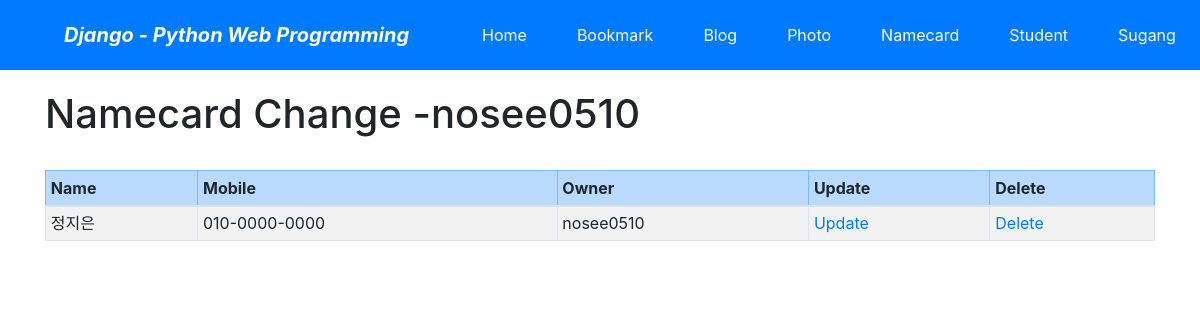
The app's page /namecard/change/ (signed in) with its own data.
### namecard/models.py (models this page shows, shortened)
class Namecard_TBL(models.Model):
    name = models.CharField('NAME', max_length=100, blank=False)
    tel = models.CharField('MOBILE', max_length=50, blank=False)
    company = models.CharField('COMPANY', max_length=50, blank=True)
    email = models.EmailField('EMAIL', max_length=50, blank=True)
    group = models.CharField('GROUP', max_length=50, blank=True)
    create_dt = models.DateTimeField('CREATE DATE', auto_now_add=True)
    modify_dt = models.DateTimeField('MODIFY DATE', auto_now_add=True)
    birth_dt = models.DateTimeField('BIRTH DATE')
    owner = models.ForeignKey(User, on_delete=models.CASCADE, blank=True, null=True)
    class Meta:
        ordering = ('group','name',)
        verbose_name = 'namecard'
        verbose_name_plural = 'namecards'

### namecard/views.py (the view)
# urls.py: path('change/', views.NamecardChangeLV.as_view(), name="change"),
class NamecardChangeLV(LoginRequiredMixin, ListView):
    template_name = 'namecard/namecard_change_list.html'
    def get_queryset(self):
        return Namecard_TBL.objects.filter(owner=self.request.user)

### namecard/templates/namecard/namecard_change_list.html (shortened to what this page needs)
{% extends "base.html" %}
{% block content %}
    <h1>Namecard Change -{{user}}</h1>
    <br>
    <table class="table table-bordered table-sm table-striped">
        <thead>
        <tr class="table-primary">
            <th>Name</th>
            <th>Mobile</th>
            <th>Owner</th>
            <th>Update</th>
            <th>Delete</th>
        </tr>
        </thead>
        <tbody>
        {% for item in object_list %}
        <tr>
            <td>{{ item.name }}</td>
            <td>{{ item.tel }}</td>
            <td>{{ item.owner }}</td>
            <td><a href="{% url 'namecard:update' item.id %}">Update</a></td>
            <td><a href="{% url 'namecard:delete' item.id %}">Delete</a></td>
        </tr>
        {% endfor %}
        </tbody>
    </table>
{% endblock %}

### records on screen
Namecard_TBL: name "정지은", tel "010-0000-0000", owner "nosee0510"

### other values on screen
{{ user }} "nosee0510"
